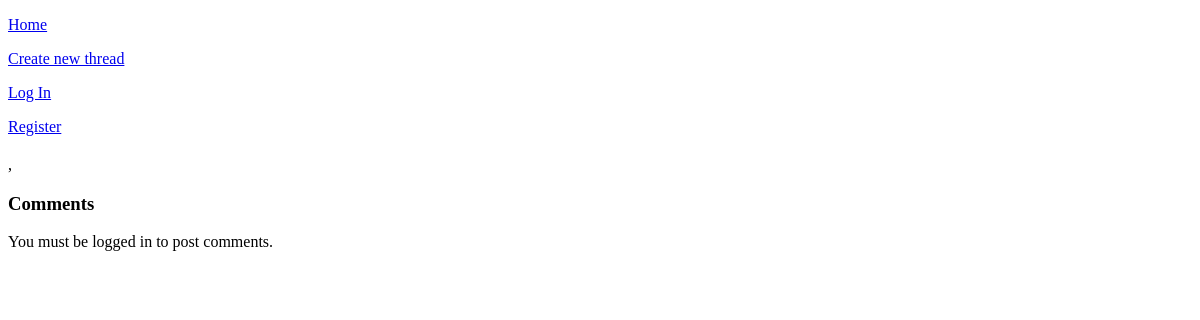
The page /thread/18 on the database as committed earlier.
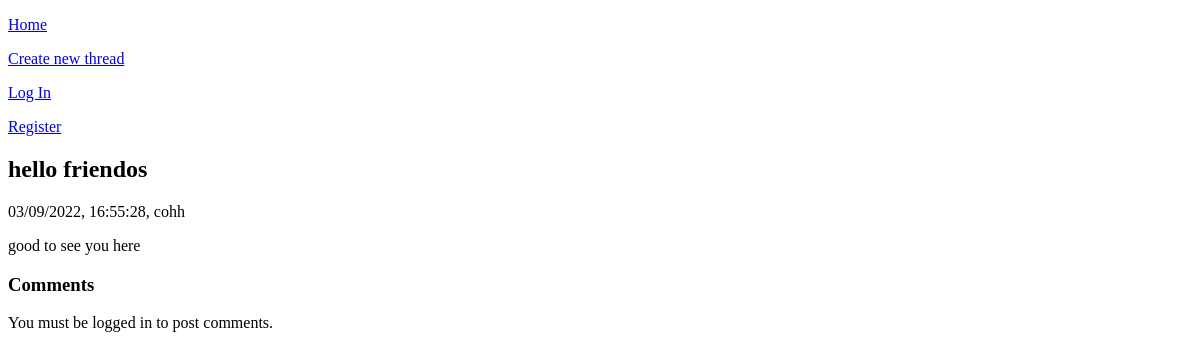
The same page on the database as committed later.
### tables this page shows
CREATE TABLE threads
(
    thread_id INTEGER PRIMARY KEY AUTOINCREMENT,
    title TEXT NOT NULL,
    body TEXT NOT NULL,
    date_created TEXT NOT NULL,
    user_poster TEXT NOT NULL
);

### app.py (the view, shortened to what this page needs)
@app.route("/thread/<int:thread_id>", methods=["GET", "POST"])
def thread(thread_id):
    form = CommentForm()
    db = get_db()
    thread = db.execute("""
        SELECT * FROM threads
        WHERE thread_id = ?;
    """, (thread_id,)).fetchone()
    comments = db.execute("""
        SELECT * FROM comments
        WHERE thread_id = ?;
    """, (thread_id,)).fetchall()
    return render_template("thread.html", thread=thread, comments=comments, form=form)

### app.py (called while the page is built)
@app.before_request
def load_logged_in_user():
    g.user = session.get("username", None)

### database.py (called while the page is built)
def get_db():
    if "db" not in g:
        g.db = sqlite3.connect(DATABASE,
            detect_types=sqlite3.PARSE_DECLTYPES
        )
        g.db.row_factory = sqlite3.Row
    return g.db

### templates/thread.html (shortened to what this page needs)
{% extends 'base.html' %}
{% block main_content %}
<h2>{{ thread["title"] }}</h2>
<p>{{ thread["date_created"] }}, {{ thread["user_poster"] }}</p>
<p>{{ thread["body"] }}</p>
<h3>Comments</h3>
{% if g.user %}
    <form action="" method="POST" novalidate>
        {{ form.hidden_tag() }}
        {{ form.body() }}
        {% for error in form.body.errors %}
            {{ error }}
        {% endfor %}
        <br/>
        {{ form.submit() }}
    </form>
{% else %}
    <p>You must be logged in to post comments.</p>
{% endif %}
{% endblock %}

### templates/base.html (shortened to what this page needs)
<!DOCTYPE html>
<html lang="en">
<head>
</head>
<body>
    <nav>
        <a href="{{ url_for('index') }}">
            <p>
                Home
            </p>
        </a>
        <a href="{{ url_for('post_thread') }}">
            <p>
                Create new thread
            </p>
        </a>
        {% if g.user %}
            <a href="{{ url_for('logout') }}">
                <p>
                    Log Out
                </p>
            </a>
        {% else %}
            <a href="{{ url_for('login') }}">
                <p>
                    Log In
                </p>
            </a>
            <a href="{{ url_for('register') }}">
                <p>
                    Register
                </p>
            </a>
        {% endif %}
    </nav>
    {% block main_content %}
    {% endblock %}
</body>
</html>

Rows that differ between the two databases and show on the page:
added threads: title "hello friendos", date_created "03/09/2022, 16:55:28", user_poster "cohh", body "good to see you here"
